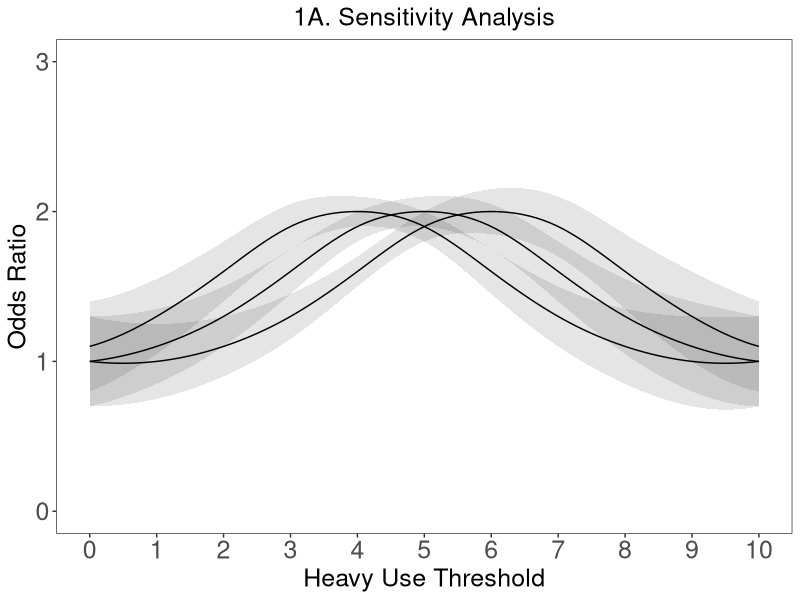

Here is the R script that generated this plot:

# SA1A sensitivity analysis expected results -----------------------------------


# load library -----------------------------------------------------------------
library(ggplot2)
library(splines)


# assign delta and the corresponding odds ratios for the original curve --------
delta <- seq(0, 10, 1)


# original curve with peak at delta = 5
odds_ratio_original <- c(1, 1.1, 1.3, 1.6, 1.9, 2.0, 1.9, 1.6, 1.3, 1.1, 1)  # More moderate peak
widths <- c(0.3, 0.25, 0.2, 0.15, 0.1, 0.1, 0.15, 0.2, 0.25, 0.3)  # Symmetric width adjustment
ci_low_original <- odds_ratio_original - widths  # Lower bound with symmetric width
ci_high_original <- odds_ratio_original + widths  # Upper bound with symmetric width


# assign new curves with peaks at delta = 7 and delta = 3
odds_ratio_shifted_7 <- c(1, 1.0, 1.1, 1.3, 1.6, 1.9, 2.0, 1.9, 1.6, 1.3, 1.1)
odds_ratio_shifted_3 <- c(1.1, 1.3, 1.6, 1.9, 2.0, 1.9, 1.6, 1.3, 1.1, 1.0, 1)
ci_low_shifted_7 <- odds_ratio_shifted_7 - widths
ci_high_shifted_7 <- odds_ratio_shifted_7 + widths
ci_low_shifted_3 <- odds_ratio_shifted_3 - widths
ci_high_shifted_3 <- odds_ratio_shifted_3 + widths

sensitivity_data_original <- data.frame(
  delta = delta,
  odds_ratio = odds_ratio_original,
  ci_low = ci_low_original,
  ci_high = ci_high_original
)

sensitivity_data_shifted_7 <- data.frame(
  delta = delta,
  odds_ratio = odds_ratio_shifted_7,
  ci_low = ci_low_shifted_7,
  ci_high = ci_high_shifted_7
)

sensitivity_data_shifted_3 <- data.frame(
  delta = delta,
  odds_ratio = odds_ratio_shifted_3,
  ci_low = ci_low_shifted_3,
  ci_high = ci_high_shifted_3
)

fine_delta <- seq(min(delta), max(delta), length.out = 100)

spline_fit_original <- spline(
  x = sensitivity_data_original$delta,
  y = sensitivity_data_original$odds_ratio,
  xout = fine_delta
)
spline_ci_low_original <- spline(
  x = sensitivity_data_original$delta,
  y = sensitivity_data_original$ci_low,
  xout = fine_delta
)$y
spline_ci_high_original <- spline(
  x = sensitivity_data_original$delta,
  y = sensitivity_data_original$ci_high,
  xout = fine_delta
)$y

spline_fit_shifted_7 <- spline(
  x = sensitivity_data_shifted_7$delta,
  y = sensitivity_data_shifted_7$odds_ratio,
  xout = fine_delta
)
spline_ci_low_shifted_7 <- spline(
  x = sensitivity_data_shifted_7$delta,
  y = sensitivity_data_shifted_7$ci_low,
  xout = fine_delta
)$y
spline_ci_high_shifted_7 <- spline(
  x = sensitivity_data_shifted_7$delta,
  y = sensitivity_data_shifted_7$ci_high,
  xout = fine_delta
)$y

spline_fit_shifted_3 <- spline(
  x = sensitivity_data_shifted_3$delta,
  y = sensitivity_data_shifted_3$odds_ratio,
  xout = fine_delta
)
spline_ci_low_shifted_3 <- spline(
  x = sensitivity_data_shifted_3$delta,
  y = sensitivity_data_shifted_3$ci_low,
  xout = fine_delta
)$y
spline_ci_high_shifted_3 <- spline(
  x = sensitivity_data_shifted_3$delta,
  y = sensitivity_data_shifted_3$ci_high,
  xout = fine_delta
)$y

sensitivity_data_smooth_original <- data.frame(
  delta = fine_delta,
  odds_ratio = spline_fit_original$y,
  ci_low = spline_ci_low_original,
  ci_high = spline_ci_high_original
)

sensitivity_data_smooth_shifted_7 <- data.frame(
  delta = fine_delta,
  odds_ratio = spline_fit_shifted_7$y,
  ci_low = spline_ci_low_shifted_7,
  ci_high = spline_ci_high_shifted_7
)

sensitivity_data_smooth_shifted_3 <- data.frame(
  delta = fine_delta,
  odds_ratio = spline_fit_shifted_3$y,
  ci_low = spline_ci_low_shifted_3,
  ci_high = spline_ci_high_shifted_3
)


# plot -------------------------------------------------------------------------
ggplot() +
  
  geom_ribbon(data = sensitivity_data_smooth_original, aes(x = delta, ymin = ci_low, ymax = ci_high), fill = "black", alpha = 0.1) +
  
  geom_line(data = sensitivity_data_smooth_original, aes(x = delta, y = odds_ratio), color = "black", size = 0.5) +

  geom_ribbon(data = sensitivity_data_smooth_shifted_7, aes(x = delta, ymin = ci_low, ymax = ci_high), fill = "black", alpha = 0.1) +
  
  geom_line(data = sensitivity_data_smooth_shifted_7, aes(x = delta, y = odds_ratio), color = "black", size = 0.5) +
  
  geom_ribbon(data = sensitivity_data_smooth_shifted_3, aes(x = delta, ymin = ci_low, ymax = ci_high), fill = "black", alpha = 0.1) +
  
  geom_line(data = sensitivity_data_smooth_shifted_3, aes(x = delta, y = odds_ratio), color = "black", size = 0.5) +
  
  scale_x_continuous(
    limits = c(0, 10),
    breaks = seq(0, 10, 1)
  ) +
  
  scale_y_continuous(
    limits = c(0, max(sensitivity_data_smooth_original$odds_ratio, sensitivity_data_smooth_shifted_7$odds_ratio, sensitivity_data_smooth_shifted_3$odds_ratio) + 1)
  ) +
  
  labs(
    title = "1A. Sensitivity Analysis",
    x = "Heavy Use Threshold",
    y = "Odds Ratio"
  ) +
  
  theme_bw() +
  
  theme(
    axis.title = element_text(size = 18),
    axis.text = element_text(size = 18),  
    plot.title = element_text(size = 18, hjust = 0.5),
    panel.grid.major = element_blank(),
    panel.grid.minor = element_blank() 
  )
